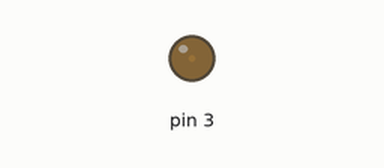
This sketch was run on a simulated Arduino Uno, built with avr-gcc and run on an emulated ATmega328P. Shown: output pins drawn as LEDs (lit = HIGH).

Above: at 0.05 s.
At 1.3 s:
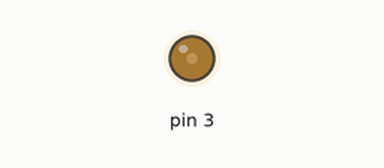
At 2.55 s:
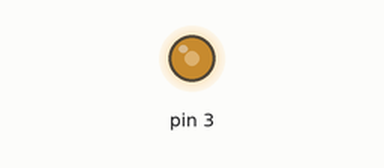
At 5.1 s:
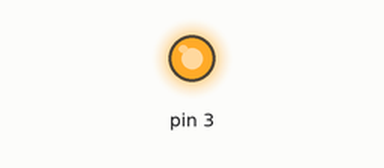
Timing chart, 0 to 7.2 s (numbered marks = the images above):
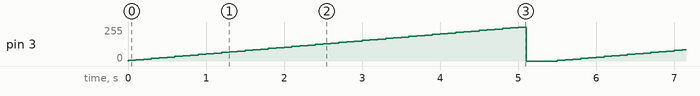

Measured:
- by itself, pin 3: ramps from 0/255 to 255/255 and jumps back, once every 5.5 s

The sketch:

sketch_dec08a.ino
```cpp
void setup() {
  // put your setup code here, to run once:
pinMode(3,OUTPUT);
}
int i;
void loop() {
  // put your main code here, to run repeatedly:
for(i=1;i<=51;i++)
{
  analogWrite(3,i*5);
  delay(100);
}
analogWrite(3,0);
delay(400);
}
```
